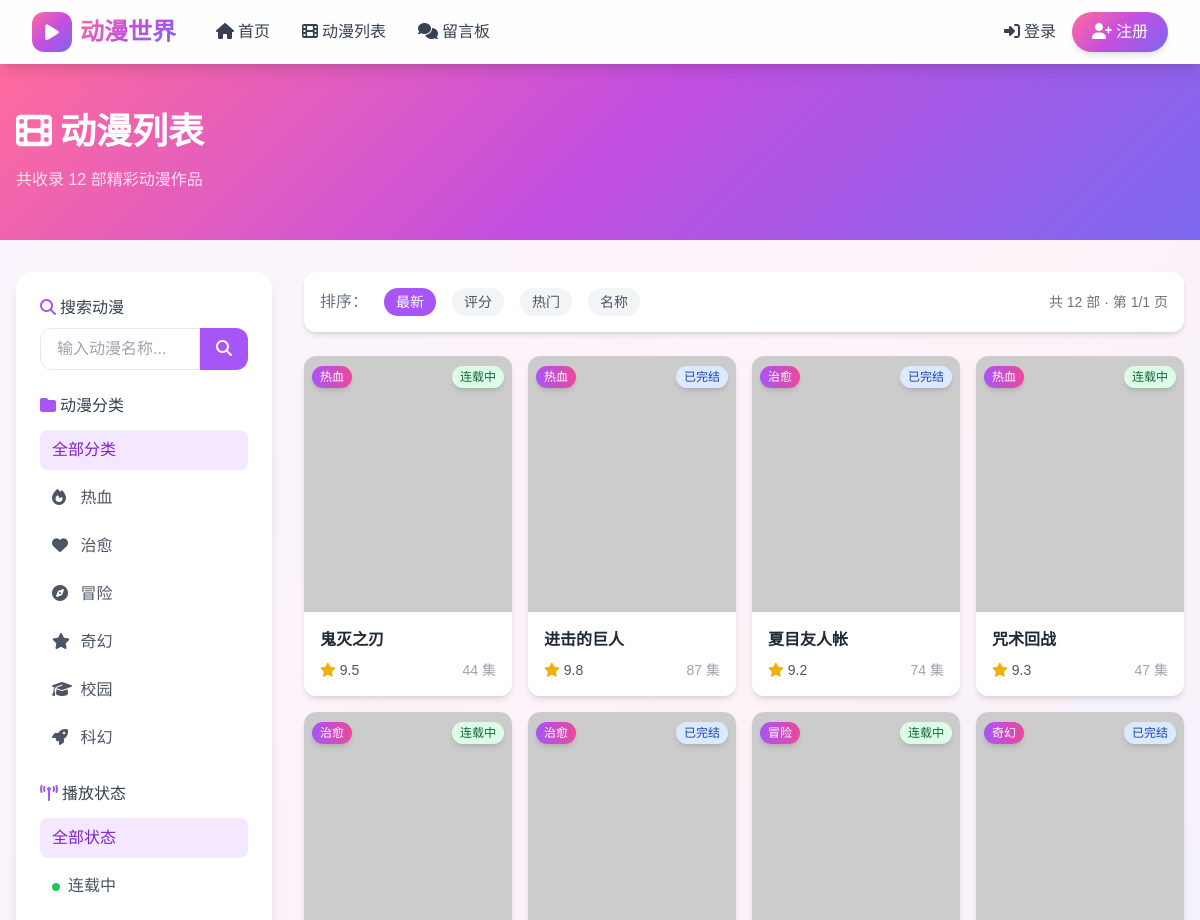
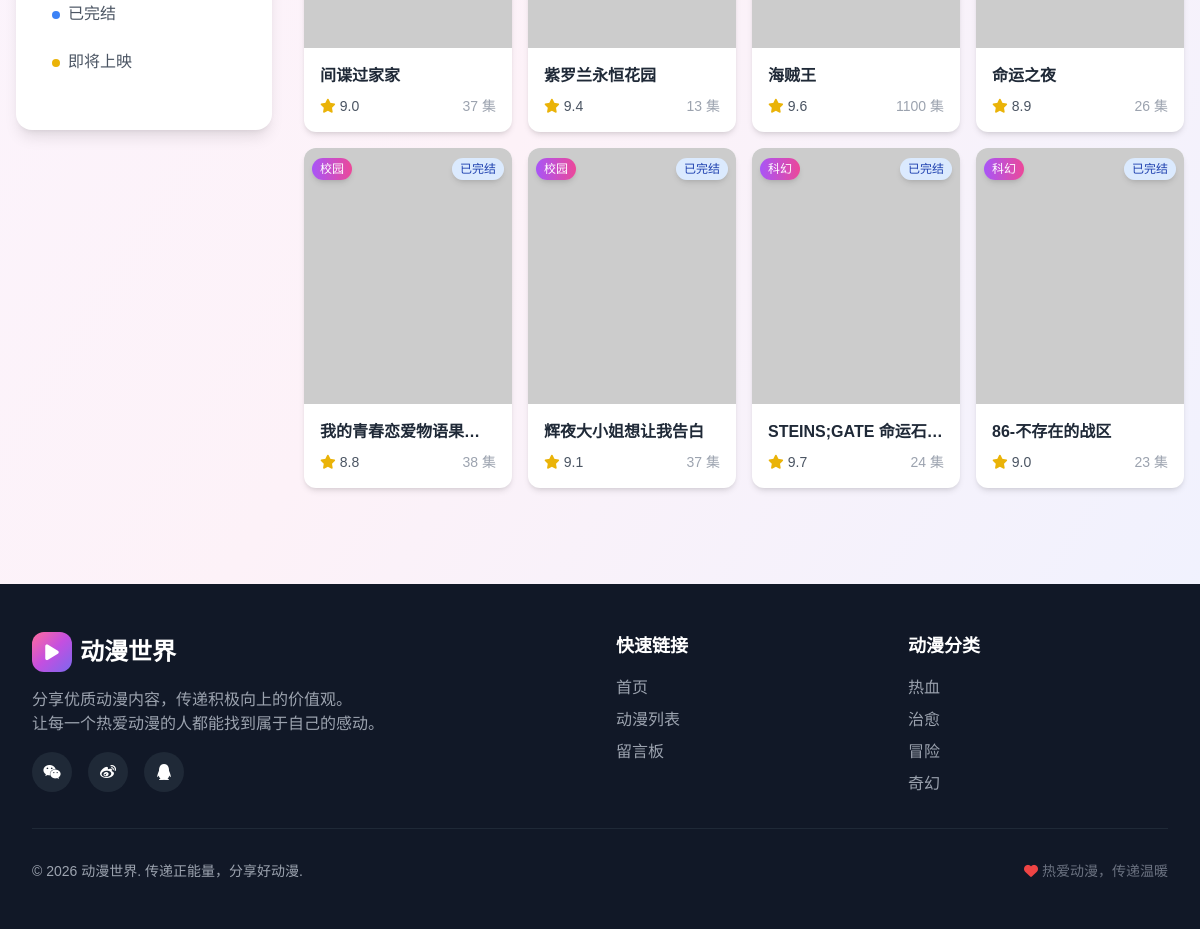
Screenshot of /backend/src/anime_list.php with the database file from the repository (2 pictures, top to bottom).
### tables this page shows
CREATE TABLE IF NOT EXISTS categories (
    id INT AUTO_INCREMENT PRIMARY KEY,
    name VARCHAR(50) NOT NULL,
    description TEXT,
    icon VARCHAR(50),
    created_at TIMESTAMP DEFAULT CURRENT_TIMESTAMP
);

CREATE TABLE IF NOT EXISTS animes (
    id INT AUTO_INCREMENT PRIMARY KEY,
    title VARCHAR(200) NOT NULL,
    original_title VARCHAR(200),
    cover_image VARCHAR(255),
    description TEXT,
    category_id INT,
    episodes INT DEFAULT 0,
    status ENUM('ongoing', 'completed', 'upcoming') DEFAULT 'ongoing',
    rating DECIMAL(3,1) DEFAULT 0.0,
    release_year INT,
    studio VARCHAR(100),
    views INT DEFAULT 0,
    is_featured TINYINT DEFAULT 0,
    created_at TIMESTAMP DEFAULT CURRENT_TIMESTAMP,
    updated_at TIMESTAMP DEFAULT CURRENT_TIMESTAMP ON UPDATE CURRENT_TIMESTAMP,
    FOREIGN KEY (category_id) REFERENCES categories(id) ON DELETE SET NULL
);

### backend/src/includes/functions.php (called while the page is built, shortened)
<?php
function h($string) {
    return htmlspecialchars($string, ENT_QUOTES, 'UTF-8');
}
function getStatusName($status) {
    $statusMap = [
        'ongoing' => '连载中',
        'completed' => '已完结',
        'upcoming' => '即将上映'
    ];
    return $statusMap[$status] ?? $status;
}
function getStatusColor($status) {
    $colorMap = [
        'ongoing' => 'bg-green-100 text-green-800',
        'completed' => 'bg-blue-100 text-blue-800',
        'upcoming' => 'bg-yellow-100 text-yellow-800'
    ];
    return $colorMap[$status] ?? 'bg-gray-100 text-gray-800';
}
function getCategoryIcon($icon) {
    $iconMap = [
        'fire' => 'fa-fire',
        'heart' => 'fa-heart',
        'compass' => 'fa-compass',
        'star' => 'fa-star',
        'school' => 'fa-graduation-cap',
        'rocket' => 'fa-rocket'
    ];
    return $iconMap[$icon] ?? 'fa-folder';
}

### backend/src/anime_list.php (the view, shortened to what this page needs)
<?php
require_once 'includes/header.php';
$db = new Database();
$conn = $db->getConnection();
$categoryId = isset($_GET['category']) ? intval($_GET['category']) : 0;
$status = isset($_GET['status']) ? $_GET['status'] : '';
$sort = isset($_GET['sort']) ? $_GET['sort'] : 'latest';
$search = isset($_GET['search']) ? trim($_GET['search']) : '';
$page = isset($_GET['page']) ? max(1, intval($_GET['page'])) : 1;
$perPage = 12;
$offset = ($page - 1) * $perPage;
$categories = [];
try {
    $stmt = $conn->prepare("SELECT * FROM categories ORDER BY id");
    $stmt->execute();
    $categories = $stmt->fetchAll();
} catch (PDOException $e) {
    error_log("[AnimeList Error] Failed to fetch categories: " . $e->getMessage());
}
$where = [];
$params = [];
$whereClause = $where ? 'WHERE ' . implode(' AND ', $where) : '';
$orderBy = match ($sort) {
    'rating' => 'a.rating DESC',
    'views' => 'a.views DESC',
    'title' => 'CASE
                    WHEN a.title REGEXP "^[0-9]" THEN 0
                    WHEN a.title REGEXP "^[A-Za-z]" THEN 1
                    ELSE 2
                END ASC,
                CONVERT(a.title USING gbk) ASC',
    default => 'a.created_at DESC'
};
$total = 0;
try {
    $stmt = $conn->prepare("SELECT COUNT(*) as total FROM animes a {$whereClause}");
    $stmt->execute($params);
    $total = $stmt->fetch()['total'];
} catch (PDOException $e) {
    error_log("[AnimeList Error] Failed to count animes: " . $e->getMessage());
}
$totalPages = ceil($total / $perPage);
$animes = [];
try {
    $sql = "SELECT a.*, c.name as category_name
            FROM animes a
            LEFT JOIN categories c ON a.category_id = c.id
            {$whereClause}
            ORDER BY {$orderBy}
            LIMIT {$perPage} OFFSET {$offset}";
    $stmt = $conn->prepare($sql);
    $stmt->execute($params);
    $animes = $stmt->fetchAll();
} catch (PDOException $e) {
    error_log("[AnimeList Error] Failed to fetch animes: " . $e->getMessage());
}
$currentCategory = null;
?>
<section class="anime-gradient py-12 px-4">
    <div class="max-w-7xl mx-auto">
        <h1 class="text-3xl md:text-4xl font-bold text-white mb-4">
            <?php if ($currentCategory): ?>
                <i class="fas <?php echo getCategoryIcon($currentCategory['icon']); ?> mr-2"></i>
                <?php echo h($currentCategory['name']); ?>动漫
            <?php elseif ($search): ?>
                <i class="fas fa-search mr-2"></i>搜索结果
            <?php else: ?>
                <i class="fas fa-film mr-2"></i>动漫列表
            <?php endif; ?>
        </h1>
        <p class="text-white/80">
            <?php if ($search): ?>
                找到 <?php echo $total; ?> 个与 "<?php echo h($search); ?>" 相关的结果
            <?php else: ?>
                共收录 <?php echo $total; ?> 部精彩动漫作品
            <?php endif; ?>
        </p>
    </div>
</section>
<div class="max-w-7xl mx-auto px-4 py-8">
    <div class="flex flex-col lg:flex-row gap-8">
        <aside class="lg:w-64 flex-shrink-0">
            <div class="bg-white rounded-2xl shadow-lg p-6 sticky top-24">
                <form method="GET" class="mb-6">
                    <label class="block text-gray-700 font-medium mb-2">
                        <i class="fas fa-search mr-1 text-purple-500"></i>搜索动漫
                    </label>
                    <div class="flex">
                        <input type="text" name="search"
                            class="flex-1 px-4 py-2 border border-gray-200 rounded-l-xl outline-none focus:border-purple-400 w-full lg:max-w-[180px]"
                            placeholder="输入动漫名称..." value="<?php echo h($search); ?>">
                        <button type="submit"
                            class="bg-purple-500 text-white px-4 rounded-r-xl hover:bg-purple-600 transition-colors">
                            <i class="fas fa-search"></i>
                        </button>
                    </div>
                </form>
                <div class="mb-6">
                    <h3 class="text-gray-700 font-medium mb-3">
                        <i class="fas fa-folder mr-1 text-purple-500"></i>动漫分类
                    </h3>
                    <div class="space-y-2">
                        <a href="anime_list.php<?php echo $status ? "?status={$status}" : ''; ?>"
                            class="block px-3 py-2 rounded-lg transition-colors <?php echo !$categoryId ? 'bg-purple-100 text-purple-700' : 'hover:bg-gray-100 text-gray-600'; ?>">
                            全部分类
                        </a>
                        <?php foreach ($categories as $cat): ?>
                            <a href="anime_list.php?category=<?php echo $cat['id']; ?><?php echo $status ? "&status={$status}" : ''; ?>"
                                class="block px-3 py-2 rounded-lg transition-colors <?php echo $categoryId == $cat['id'] ? 'bg-purple-100 text-purple-700' : 'hover:bg-gray-100 text-gray-600'; ?>">
                                <i class="fas <?php echo getCategoryIcon($cat['icon']); ?> mr-2 w-4"></i>
                                <?php echo h($cat['name']); ?>
                            </a>
                        <?php endforeach; ?>
                    </div>
                </div>
                <div class="mb-6">
                    <h3 class="text-gray-700 font-medium mb-3">
                        <i class="fas fa-broadcast-tower mr-1 text-purple-500"></i>播放状态
                    </h3>
                    <div class="space-y-2">
                        <a href="anime_list.php<?php echo $categoryId ? "?category={$categoryId}" : ''; ?>"
                            class="block px-3 py-2 rounded-lg transition-colors <?php echo !$status ? 'bg-purple-100 text-purple-700' : 'hover:bg-gray-100 text-gray-600'; ?>">
                            全部状态
                        </a>
                        <a href="anime_list.php?status=ongoing<?php echo $categoryId ? "&category={$categoryId}" : ''; ?>"
                            class="block px-3 py-2 rounded-lg transition-colors <?php echo $status == 'ongoing' ? 'bg-purple-100 text-purple-700' : 'hover:bg-gray-100 text-gray-600'; ?>">
                            <span class="w-2 h-2 bg-green-500 rounded-full inline-block mr-2"></span>连载中
                        </a>
                        <a href="anime_list.php?status=completed<?php echo $categoryId ? "&category={$categoryId}" : ''; ?>"
                            class="block px-3 py-2 rounded-lg transition-colors <?php echo $status == 'completed' ? 'bg-purple-100 text-purple-700' : 'hover:bg-gray-100 text-gray-600'; ?>">
                            <span class="w-2 h-2 bg-blue-500 rounded-full inline-block mr-2"></span>已完结
                        </a>
                        <a href="anime_list.php?status=upcoming<?php echo $categoryId ? "&category={$categoryId}" : ''; ?>"
                            class="block px-3 py-2 rounded-lg transition-colors <?php echo $status == 'upcoming' ? 'bg-purple-100 text-purple-700' : 'hover:bg-gray-100 text-gray-600'; ?>">
                            <span class="w-2 h-2 bg-yellow-500 rounded-full inline-block mr-2"></span>即将上映
                        </a>
                    </div>
                </div>
            </div>
        </aside>
        <div class="flex-1">
            <div class="bg-white rounded-xl shadow-md p-4 mb-6 flex flex-wrap items-center justify-between gap-4">
                <div class="flex items-center space-x-4">
                    <span class="text-gray-500">排序：</span>
                    <a href="?<?php echo http_build_query(array_merge($_GET, ['sort' => 'latest'])); ?>"
                        class="px-3 py-1 rounded-full text-sm transition-colors <?php echo $sort == 'latest' ? 'bg-purple-500 text-white' : 'bg-gray-100 text-gray-600 hover:bg-gray-200'; ?>">
                        最新
                    </a>
                    <a href="?<?php echo http_build_query(array_merge($_GET, ['sort' => 'rating'])); ?>"
                        class="px-3 py-1 rounded-full text-sm transition-colors <?php echo $sort == 'rating' ? 'bg-purple-500 text-white' : 'bg-gray-100 text-gray-600 hover:bg-gray-200'; ?>">
                        评分
                    </a>
                    <a href="?<?php echo http_build_query(array_merge($_GET, ['sort' => 'views'])); ?>"
                        class="px-3 py-1 rounded-full text-sm transition-colors <?php echo $sort == 'views' ? 'bg-purple-500 text-white' : 'bg-gray-100 text-gray-600 hover:bg-gray-200'; ?>">
                        热门
                    </a>
                    <a href="?<?php echo http_build_query(array_merge($_GET, ['sort' => 'title'])); ?>"
                        class="px-3 py-1 rounded-full text-sm transition-colors <?php echo $sort == 'title' ? 'bg-purple-500 text-white' : 'bg-gray-100 text-gray-600 hover:bg-gray-200'; ?>">
                        名称
                    </a>
                </div>
                <div class="text-gray-500 text-sm">
                    共 <?php echo $total; ?> 部 · 第 <?php echo $page; ?>/<?php echo max(1, $totalPages); ?> 页
                </div>
            </div>
            <?php if (empty($animes)): ?>
                <div class="bg-white rounded-2xl shadow-lg p-12 text-center">
                    <div class="w-20 h-20 bg-gray-100 rounded-full flex items-center justify-center mx-auto mb-4">
                        <i class="fas fa-search text-3xl text-gray-400"></i>
                    </div>
                    <h3 class="text-xl font-semibold text-gray-700 mb-2">暂无动漫</h3>
                    <p class="text-gray-500">
                        <?php if ($search): ?>
                            没有找到与 "<?php echo h($search); ?>" 相关的动漫
                        <?php else: ?>
                            该分类下暂无动漫，敬请期待
                        <?php endif; ?>
                    </p>
                </div>
            <?php else: ?>
                <div class="grid grid-cols-2 md:grid-cols-3 lg:grid-cols-4 gap-4">
                    <?php foreach ($animes as $anime): ?>
                        <a href="anime_detail.php?id=<?php echo $anime['id']; ?>"
                            class="bg-white rounded-xl overflow-hidden card-hover shadow-md group">
                            <div class="relative h-64 overflow-hidden">
                                <div class="absolute top-2 left-2 z-10">
                                    <span
                                        class="bg-gradient-to-r from-purple-500 to-pink-500 text-white text-xs px-2 py-1 rounded-full shadow-md">
                                        <?php echo h($anime['category_name']); ?>
                                    </span>
                                </div>
                                <div class="absolute top-2 right-2 z-10">
                                    <span
                                        class="<?php echo getStatusColor($anime['status']); ?> text-xs px-2 py-1 rounded-full shadow-md">
                                        <?php echo getStatusName($anime['status']); ?>
                                    </span>
                                </div>
                            </div>
                            <div class="p-4">
                                <h3
                                    class="font-semibold text-gray-800 truncate group-hover:text-purple-600 transition-colors mb-2">
                                    <?php echo h($anime['title']); ?>
                                </h3>
                                <div class="flex items-center justify-between text-sm">
                                    <div class="flex items-center text-yellow-500">
                                        <i class="fas fa-star mr-1"></i>
                                        <span class="text-gray-600"><?php echo $anime['rating']; ?></span>
                                    </div>
                                    <div class="text-gray-400">
                                        <?php echo $anime['episodes']; ?> 集
                                    </div>
                                </div>
                            </div>
                        </a>
                    <?php endforeach; ?>
                </div>
            <?php endif; ?>
        </div>
    </div>
</div>
<?php require_once 'includes/footer.php'; ?>

### backend/src/includes/header.php (style rules this page uses)
body { font-family: 'Noto Sans SC', sans-serif; }
.card-hover { transition: all 0.3s ease; }
.anime-gradient { background: linear-gradient(135deg, #FF6B9D 0%, #C44FE0 50%, #7B68EE 100%); }

### rows the page displays
categories: name "热血"
categories: name "治愈"
categories: name "冒险"
categories: name "奇幻"
categories: name "校园"
categories: name "科幻"
animes: category.name "热血", status "连载中", title "鬼灭之刃", rating "9.5", episodes "44"
animes: category.name "热血", status "已完结", title "进击的巨人", rating "9.8", episodes "87"
animes: category.name "治愈", status "已完结", title "夏目友人帐", rating "9.2", episodes "74"
animes: category.name "热血", status "连载中", title "咒术回战", rating "9.3", episodes "47"
animes: category.name "治愈", status "连载中", title "间谍过家家", rating "9.0", episodes "37"
animes: category.name "治愈", status "已完结", title "紫罗兰永恒花园", rating "9.4", episodes "13"
animes: category.name "冒险", status "连载中", title "海贼王", rating "9.6", episodes "1100"
animes: category.name "奇幻", status "已完结", title "命运之夜", rating "8.9", episodes "26"
animes: category.name "校园", status "已完结", title "我的青春恋爱物语果…", rating "8.8", episodes "38"
animes: category.name "校园", status "已完结", title "辉夜大小姐想让我告白", rating "9.1", episodes "37"
animes: category.name "科幻", status "已完结", title "STEINS;GATE 命运石…", rating "9.7", episodes "24"
animes: category.name "科幻", status "已完结", title "86-不存在的战区", rating "9.0", episodes "23"

### other values shown
$total "12"
$page "1"
max(1, $totalPages) "1"
